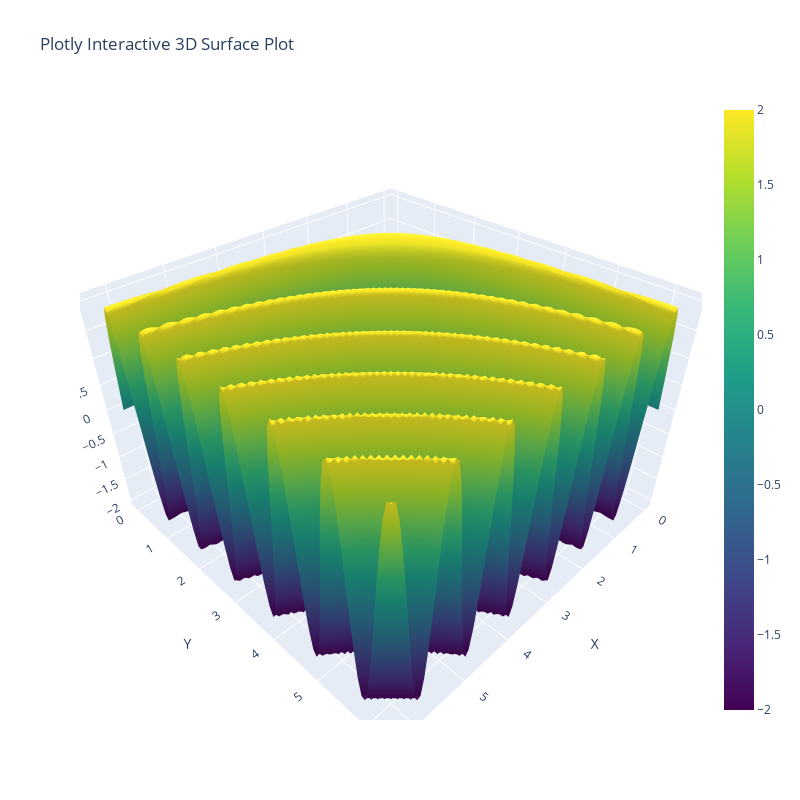

Write notebook code for a chart like this one.
### Code cell
def f2(x, y):
    """2D periodic function."""
    return 2*np.sin(x*y)

x = np.linspace(0, 2 * np.pi, 100)
X, Y = np.meshgrid(x, x)
z = f2(X, Y)
plot_2d_surface(X, Y, z)

### Figure 1 — Plotly figure (JSON) as saved in the notebook; plotly's stock layout.template omitted (floating-point values rounded to 4 significant figures; data arrays with more than 128 entries replaced by an {"elided": "..."} marker saying what was removed)
{"data": [{"colorscale": [[0, "#440154"], [0.1111, "#482878"], [0.2222, "#3e4989"], [0.3333, "#31688e"], [0.4444, "#26828e"], [0.5556, "#1f9e89"], [0.6667, "#35b779"], [0.7778, "#6ece58"], [0.8889, "#b5de2b"], [1, "#fde725"]], "opacity": 1, "type": "surface", "x": {"elided": "100x100 float values"}, "y": {"elided": "100x100 float values"}, "z": {"elided": "100x100 float values"}}], "layout": {"height": 800, "scene": {"aspectmode": "data", "xaxis": {"title": {"text": "X"}}, "yaxis": {"title": {"text": "Y"}}, "zaxis": {"title": {"text": "Z"}}}, "title": {"text": "Plotly Interactive 3D Surface Plot"}, "width": 800}}
